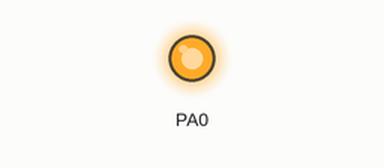
A program run on a simulated ATmega32, built with avr-gcc and emulated at 8 MHz. On the bench: output pins drawn as LEDs (lit = HIGH). At 0.5 s the program stops and its outputs stay as they are.

Above: at 0.1 s.
At 0.6 s:
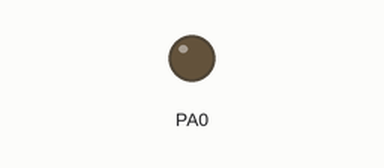
Timing chart, 0 to 2.0 s (numbered marks = the images above):
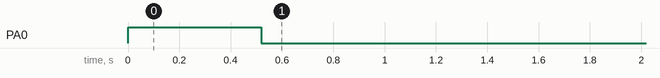

The program:

main.c
```c
/*
 * main.c
 *
 *  Created on: Dec 21, 2020
 *      Author: zas
 */
#include "Std_types.h"
#include "Bit_math.h"
#include "WDT.Interface.h"
#include "DIO_Interface.h"

#undef F_CPU
#define F_CPU 8000000
#include <util/delay.h>

int main(void)
{
	DIO_vidSetPinDirection(PortA ,PIN_0 , 1);
	WDT_vidEnable();

	DIO_vidSetPinValue(PortA ,PIN_0 , 1);
	_delay_ms( 500 );
	DIO_vidSetPinValue(PortA ,PIN_0 , 0);

	WDT_vidDisable();
	while(1);
	return 0;
}
```

WDT.Interface.h
```c
/*
 * WDT.Interface.h
 *
 *  Created on: Dec 21, 2020
 *      Author: zas
 */

#ifndef WDT_INTERFACE_H_
#define WDT_INTERFACE_H_

void WDT_vidEnable (void);
void WDT_vidDisable(void);

#endif /* WDT_INTERFACE_H_ */
```

WDT.Prog.c
```c
/*
 * WDT.Prog.c
 *
 *  Created on: Dec 21, 2020
 *      Author: zas
 */
#include "Std_types.h"
#include "Bit_math.h"
#include "WDT.Private.h"


void WDT_vidEnable (void)
{
	SET_BIT( WDTCR , WDE);

	CLR_BIT( WDTCR , WDP0);
	SET_BIT( WDTCR , WDP1);
	SET_BIT( WDTCR , WDP2);
}

void WDT_vidDisable(void)
{
	WDTCR |= 0b00011000;
	WDTCR  = 0;
}
```

Bit_math.h
```c
/*
 * Bit_math.h
 *
 *  Created on: Jan 18, 2020
 *      Author: zas
 */

#ifndef BIT_MATH_H_
#define BIT_MATH_H_

#define SET_BIT(Reg , Bit)		 Reg |= (1<<Bit)
#define CLR_BIT(Reg , Bit) 		Reg &= ~(1<<Bit)
#define GET_BIT(Reg , Bit) 		((Reg>>Bit)&1)
#define TOGGLE_BIT(Reg , Bit) 	 Reg ^= (1<<Bit)

#endif /* BIT_MATH_H_ */
```

DIO_Interface.h
```c
/*
 *********** DIO_Interface.h
 *********** Author			: 	Heba Ramadan Taha
 *********** Created on	:  29 / 11 / 2020
 *********** Version			:  1
 */


#ifndef  DIO_INTERFACE_H_
#define DIO_INTERFACE_H_


#define PortA 0
#define PortB 1
#define PortC 2
#define PortD 3

#define PIN_0 0
#define PIN_1 1
#define PIN_2 2
#define PIN_3 3
#define PIN_4 4
#define PIN_5 5
#define PIN_6 6
#define PIN_7 7

void DIO_vidSetPinDirection		( u8 Copy_U8Port  ,  u8 Copy_U8Pin  ,  u8 Copy_U8Direction);
void DIO_vidSetPinValue			( u8 Copy_U8Port  ,  u8 Copy_U8Pin  ,  u8 Copy_U8Value     );
u8   DIO_u8GetPinValue    	 	( u8 Copy_U8Port  ,  u8 Copy_U8Pin	);

void DIO_vidSetPortDirection	( u8 Copy_U8Port  ,  u8 Copy_U8Direction	);
void DIO_vidSetPortValue		( u8 Copy_U8Port  ,  u8 Copy_U8Value		);
void DIO_vidTogglePin			( u8 Copy_U8Port  ,  u8 Copy_U8Pin			);


#endif
```

DIO_Private.h
```c
/*
 *********** DIO_Private.h
 *********** Author			: 	Heba Ramadan Taha
 *********** Created on	:  29 / 11 / 2020
 *********** Version			:  1
 */


#ifndef  DIO_PRIVATE_H_
#define DIO_PRIVATE_H_


#define DDRA		(*(volatile u8 *)0x3A)
#define DDRB		(*(volatile u8 *)0x37)
#define DDRC		(*(volatile u8 *)0x34)
#define DDRD		(*(volatile u8 *)0x31)

#define PORTA	(*(volatile u8 *)0x3B)
#define PORTB	(*(volatile u8 *)0x38)
#define PORTC	(*(volatile u8 *)0x35)
#define PORTD	(*(volatile u8 *)0x32)


#define PINA		(*(volatile u8 *)0x39)
#define PINB		(*(volatile u8 *)0x36)
#define PINC		(*(volatile u8 *)0x33)
#define PIND		(*(volatile u8 *)0x30)


#endif
```

DIO_Program.c
```c
/*
 *********** DIO_Program.h
 *********** Author			: 	Heba Ramadan Taha
 *********** Created on	:  29 / 11 / 2020
 *********** Version			:  1
 */

#include "Std_types.h"
#include "Bit_math.h"
#include "DIO_Private.h"
#include "DIO_Interface.h"


void DIO_vidSetPinDirection	( u8 Copy_U8Port  ,  u8 Copy_U8Pin  ,  u8 Copy_U8Direction)
{
	if( 1 == Copy_U8Direction )
	{
		switch(Copy_U8Port)
		{
			case 0 :  SET_BIT(DDRA , Copy_U8Pin );     break;
			case 1 :  SET_BIT(DDRB , Copy_U8Pin );     break;
			case 2 :  SET_BIT(DDRC , Copy_U8Pin );     break;
			case 3 :  SET_BIT(DDRD , Copy_U8Pin );     break;
		}
	}
	else if( 0 == Copy_U8Direction )
	{
		switch(Copy_U8Port)
		{
			case 0 :  CLR_BIT(DDRA , Copy_U8Pin );     break;
			case 1 :  CLR_BIT(DDRB , Copy_U8Pin );     break;
			case 2 :  CLR_BIT(DDRC , Copy_U8Pin );     break;
			case 3 :  CLR_BIT(DDRD , Copy_U8Pin );     break;
		}
	}
	else
	{

	}
}


void DIO_vidSetPinValue( u8 Copy_U8Port  ,  u8 Copy_U8Pin  ,  u8 Copy_U8Value     )
{
	if( 1 == Copy_U8Value )
	{
		switch(Copy_U8Port)
		{
			case 0 :  SET_BIT(PORTA , Copy_U8Pin );     break;
			case 1 :  SET_BIT(PORTB , Copy_U8Pin );     break;
			case 2 :  SET_BIT(PORTC , Copy_U8Pin );     break;
			case 3 :  SET_BIT(PORTD , Copy_U8Pin );     break;
		}
	}
	else if( 0 == Copy_U8Value )
	{
		switch(Copy_U8Port)
		{
			case 0 :  CLR_BIT(PORTA , Copy_U8Pin );     break;
			case 1 :  CLR_BIT(PORTB , Copy_U8Pin );     break;
			case 2 :  CLR_BIT(PORTC , Copy_U8Pin );     break;
			case 3 :  CLR_BIT(PORTD , Copy_U8Pin );     break;
		}
	}
	else
	{

	}
}


u8   DIO_u8GetPinValue( u8 Copy_U8Port   ,  u8 Copy_U8Pin )
{
	u8 Local_u8PinVal = 0;

	switch(Copy_U8Port)
	{
			case 0 :  Local_u8PinVal = GET_BIT(PINA , Copy_U8Pin );     break;
			case 1 :  Local_u8PinVal = GET_BIT(PINB , Copy_U8Pin );     break;
			case 2 :  Local_u8PinVal = GET_BIT(PINC , Copy_U8Pin );     break;
			case 3 :  Local_u8PinVal = GET_BIT(PIND , Copy_U8Pin );     break;

	}
	return Local_u8PinVal;

}


void DIO_vidTogglePin( u8 Copy_U8Port     ,  u8 Copy_U8Pin	)
{
	switch(Copy_U8Port)
	{
		case 0 :  TOGGLE_BIT(PORTA , Copy_U8Pin );     break;
		case 1 :  TOGGLE_BIT(PORTB , Copy_U8Pin );     break;
		case 2 :  TOGGLE_BIT(PORTC , Copy_U8Pin );     break;
		case 3 :  TOGGLE_BIT(PORTD , Copy_U8Pin );     break;

	}
}


void DIO_vidSetPortDirection( u8 Copy_U8Port  ,  u8 Copy_U8Direction)
{

	switch(Copy_U8Port)
	{
		case 0 :  DDRA = Copy_U8Direction  ;     break;
		case 1 :  DDRB = Copy_U8Direction  ;     break;
		case 2 :  DDRC = Copy_U8Direction  ;     break;
		case 3 :  DDRD = Copy_U8Direction  ;     break;
	}

}


void DIO_vidSetPortValue( u8 Copy_U8Port  ,  u8 Copy_U8Value		)
{

	switch(Copy_U8Port)
	{
		case 0 :  PORTA = Copy_U8Value  ;     break;
		case 1 :  PORTB = Copy_U8Value  ;     break;
		case 2 :  PORTC = Copy_U8Value  ;     break;
		case 3 :  PORTD = Copy_U8Value  ;     break;
	}
}
```

Std_types.h
```c
/*
 * Std_types.h
 *
 *  Created on: Jan 18, 2020
 *      Author: zas
 */

#ifndef STD_TYPES_H_
#define STD_TYPES_H_

typedef unsigned char u8;
typedef unsigned short int u16;
typedef unsigned long int u32;

typedef signed char s8;
typedef signed short int s16;
typedef signed long int s32;

typedef float f32;
typedef double f64;


#endif /* STD_TYPES_H_ */
```

WDT.Private.h
```c
/*
 * WDT.Private.h
 *
 *  Created on: Dec 21, 2020
 *      Author: zas
 */

#ifndef WDT_PRIVATE_H_
#define WDT_PRIVATE_H_

#define WDTCR   (*(volatile u8 *)0x41)

#define WDTOE  	4
#define WDE 	3
#define WDP2 	2
#define WDP1 	1
#define WDP0	0


#endif /* WDT_PRIVATE_H_ */
```

Measured:
- by itself, PA0: LOW → HIGH at 0.00 s, → LOW 0.52 s later
